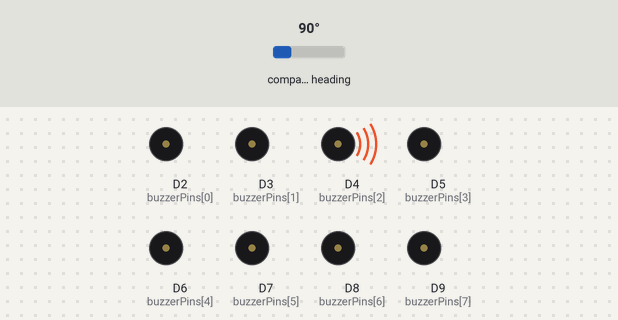
The sketch below on a simulated Arduino Nano 33 BLE. On the bench: buzzer (waves = sounding, pin HIGH). Inputs (shaded band) come from the test bench; at power-on: compass heading 90°.

Above: at 1.2 s.
1.3 s: compass heading set to 7°
At 2.1 s:
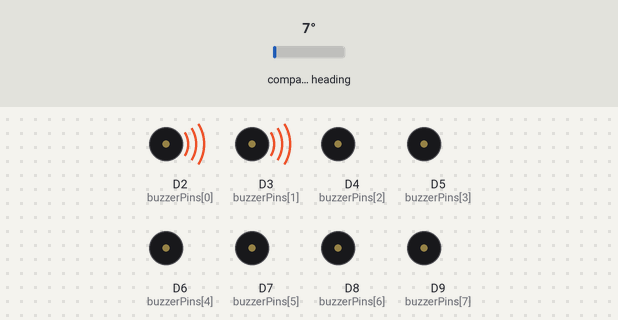
2.8 s: compass heading set to 180°
At 3.3 s:
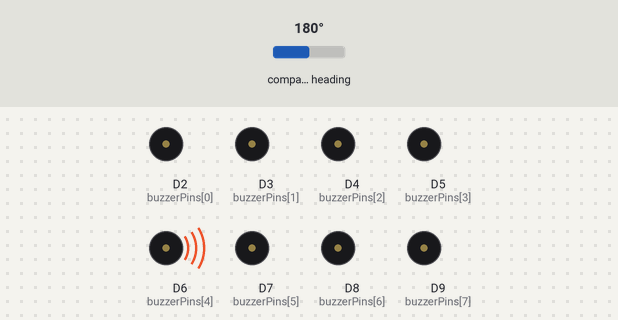
4.3 s: compass heading set to 269°
At 4.6 s:
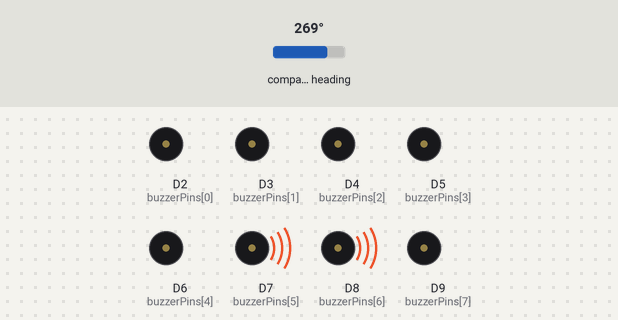
5.8 s: compass heading set to 352°
At 7.0 s:
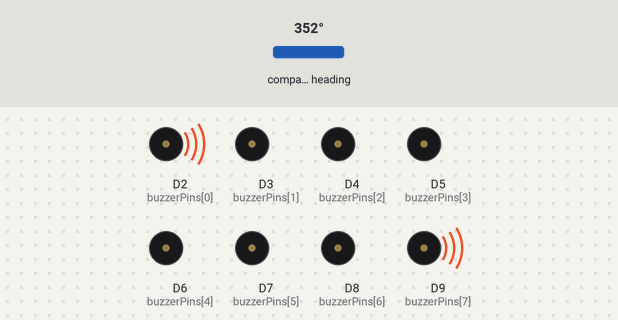
7.3 s: compass heading set to 176°
At 8.2 s:
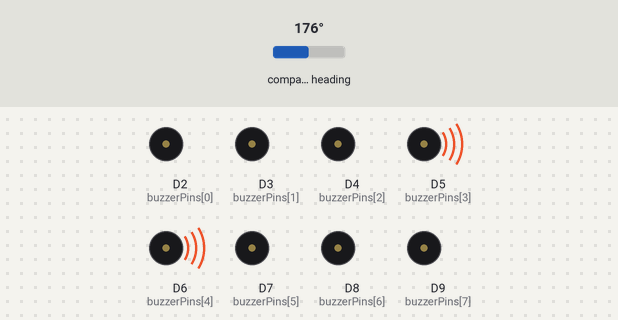
8.8 s: compass heading set to 184°
At 9.5 s:
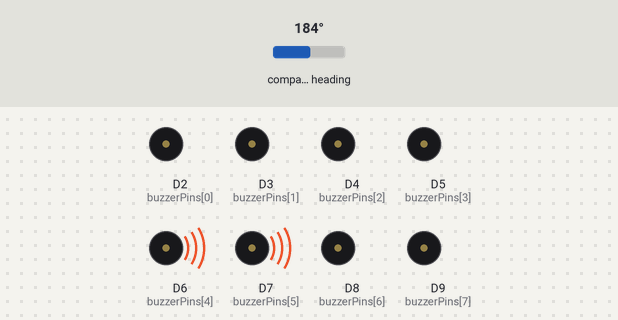
Timing chart, 0 to 11.3 s (numbered marks = the images above; inputs shaded):
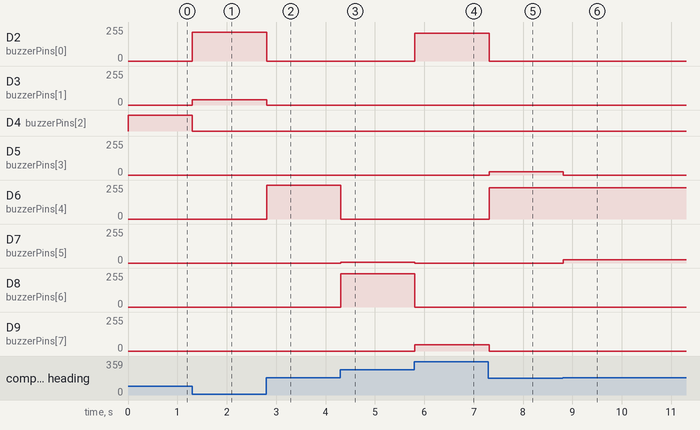

Measured:
- after the input at 1.3 s, D2 (buzzerPins[0]): 0/255 → 216/255 at once; D3 (buzzerPins[1]): 0/255 → 40/255 at once; D4 (buzzerPins[2]): HIGH → LOW at once
- after the input at 2.8 s, D2 (buzzerPins[0]): 216/255 → 0/255 at once; D3 (buzzerPins[1]): 40/255 → 0/255 at once; D6 (buzzerPins[4]): 0/255 → 255/255 at once
- after the input at 4.3 s, D6 (buzzerPins[4]): 255/255 → 0/255 at once; D7 (buzzerPins[5]): 0/255 → 6/255 at once; D8 (buzzerPins[6]): 0/255 → 250/255 at once
- after the input at 5.8 s, D2 (buzzerPins[0]): 0/255 → 210/255 at once; D7 (buzzerPins[5]): 6/255 → 0/255 at once; D8 (buzzerPins[6]): 250/255 → 0/255 at once; D9 (buzzerPins[7]): 0/255 → 46/255 at once
- after the input at 7.3 s, D2 (buzzerPins[0]): 210/255 → 0/255 at once; D5 (buzzerPins[3]): 0/255 → 23/255 at once; D6 (buzzerPins[4]): 0/255 → 233/255 at once; D9 (buzzerPins[7]): 46/255 → 0/255 at once
- after the input at 8.8 s, D5 (buzzerPins[3]): 23/255 → 0/255 at once; D7 (buzzerPins[5]): 0/255 → 23/255 at once

The sketch:

NorthSense.ino
```cpp
#include "Arduino_BMI270_BMM150.h"

// Buzzer pins are like the secret entrance to a treehouse!
const int buzzerPins[] = {2, 3, 4, 5, 6, 7, 8, 9};

void setup() {
  // Initializing the IMU sensor, or as I call it, the "Magic Orientation Wand"!
  if (!IMU.begin()) {
    Serial.println("Oh no! The Magic Orientation Wand refuses to work!");
    while (1); // Trapped in the infinite loop of doom, MUAHAHA!
  }

  // Buzzers, assemble! (As output, of course.)
  for (int i = 0; i < 8; i++) {
    pinMode(buzzerPins[i], OUTPUT);
  }
}

void loop() {
  // Abracadabra! Read the mystical magnetic field forces!
  float x, y, z;
  IMU.readMagneticField(x, y, z);

  // The magical compass says... "this way!"
  float heading = atan2(y, x);
  if (heading < 0) {
    heading += 2 * PI;
  }
  heading = heading * 180 / PI;

  // Calculate the buzzers' dance moves based on the compass's secret message
  int buzzerIntensity[8];
  for (int i = 0; i < 8; i++) {
    float angle = 360.0 / 8 * i;
    float diff = abs(heading - angle);
    if (diff > 180) {
      diff = 360 - diff;
    }
    // Let's make them dance! (Intensity is proportional to proximity)
    buzzerIntensity[i] = max(0, 255 - (int)(255 * diff / 45.0));
  }

  // Unleash the buzzers! It's party time!
  for (int i = 0; i < 8; i++) {
    analogWrite(buzzerPins[i], buzzerIntensity[i]);
  }

  // Let's take a short break; even buzzers need to rest sometimes!
  delay(100);
}
```
